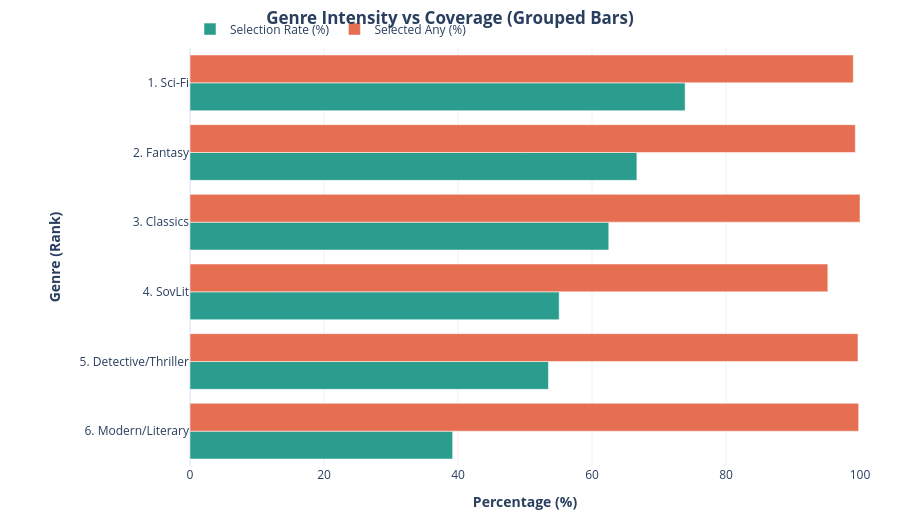

Source (notebook cell):
### Code cell
# Genre selection ranking (grouped horizontal bars for 2 metrics)
import plotly.graph_objects as go

plot_df = genre_selection_rates.copy()
plot_df = plot_df.dropna(subset=["selection_rate_pct", "selected_any_pct", "n_items", "genre", "rank"])
plot_df["rank"] = plot_df["rank"].astype(int)
plot_df["n_items"] = plot_df["n_items"].astype(int)
plot_df = plot_df.sort_values("selection_rate_pct", ascending=False).reset_index(drop=True)
plot_df["genre_label"] = plot_df["rank"].astype(str) + ". " + plot_df["genre"].astype(str)

common_customdata = plot_df[["genre", "n_items", "selection_rate_pct", "selected_any_pct"]].to_numpy()

fig_genre_grouped = go.Figure()

fig_genre_grouped.add_trace(
    go.Bar(
        x=plot_df["selection_rate_pct"],
        y=plot_df["genre_label"],
        orientation="h",
        name="Selection Rate (%)",
        marker=dict(color="#2a9d8f"),
        customdata=common_customdata,
        hovertemplate=(
            "<b>Genre:</b> %{customdata[0]}<br>"
            "<b>n items:</b> %{customdata[1]:.0f}<br>"
            "<b>Selection Rate:</b> %{customdata[2]:.1f}%<br>"
            "<b>Selected Any:</b> %{customdata[3]:.1f}%"
            "<extra></extra>"
        ),
    )
)

fig_genre_grouped.add_trace(
    go.Bar(
        x=plot_df["selected_any_pct"],
        y=plot_df["genre_label"],
        orientation="h",
        name="Selected Any (%)",
        marker=dict(color="#e76f51"),
        customdata=common_customdata,
        hovertemplate=(
            "<b>Genre:</b> %{customdata[0]}<br>"
            "<b>n items:</b> %{customdata[1]:.0f}<br>"
            "<b>Selection Rate:</b> %{customdata[2]:.1f}%<br>"
            "<b>Selected Any:</b> %{customdata[3]:.1f}%"
            "<extra></extra>"
        ),
    )
)

fig_genre_grouped.update_layout(
    title=dict(text="<b>Genre Intensity vs Coverage (Grouped Bars)</b>", x=0.5),
    template="plotly_white",
    barmode="group",
    height=520,
    margin=dict(t=48, r=40, b=40, l=190),
    legend=dict(x=0.0, y=1.08, orientation="h"),
)
fig_genre_grouped.update_xaxes(range=[0, 100], title=dict(text="<b>Percentage (%)</b>"))
fig_genre_grouped.update_yaxes(
    title=dict(text="<b>Genre (Rank)</b>"),
    categoryorder="array",
    categoryarray=plot_df["genre_label"].tolist()[::-1],
)

fig_genre_grouped.show()

### Figure 1 — Plotly figure (JSON) as saved in the notebook; plotly's stock layout.template omitted (floating-point values rounded to 4 significant figures)
{"data": [{"customdata": [["Sci-Fi", 5, 73.9, 99], ["Fantasy", 7, 66.7, 99.3], ["Classics", 30, 62.5, 100], ["SovLit", 14, 55.1, 95.2], ["Detective/Thriller", 10, 53.5, 99.7], ["Modern/Literary", 32, 39.2, 99.8]], "hovertemplate": "<b>Genre:</b> %{customdata[0]}<br><b>n items:</b> %{customdata[1]:.0f}<br><b>Selection Rate:</b> %{customdata[2]:.1f}%<br><b>Selected Any:</b> %{customdata[3]:.1f}%<extra></extra>", "marker": {"color": "#2a9d8f"}, "name": "Selection Rate (%)", "orientation": "h", "type": "bar", "x": [73.9, 66.7, 62.5, 55.1, 53.5, 39.2], "y": ["1. Sci-Fi", "2. Fantasy", "3. Classics", "4. SovLit", "5. Detective/Thriller", "6. Modern/Literary"]}, {"customdata": [["Sci-Fi", 5, 73.9, 99], ["Fantasy", 7, 66.7, 99.3], ["Classics", 30, 62.5, 100], ["SovLit", 14, 55.1, 95.2], ["Detective/Thriller", 10, 53.5, 99.7], ["Modern/Literary", 32, 39.2, 99.8]], "hovertemplate": "<b>Genre:</b> %{customdata[0]}<br><b>n items:</b> %{customdata[1]:.0f}<br><b>Selection Rate:</b> %{customdata[2]:.1f}%<br><b>Selected Any:</b> %{customdata[3]:.1f}%<extra></extra>", "marker": {"color": "#e76f51"}, "name": "Selected Any (%)", "orientation": "h", "type": "bar", "x": [99.0, 99.3, 100.0, 95.2, 99.7, 99.8], "y": ["1. Sci-Fi", "2. Fantasy", "3. Classics", "4. SovLit", "5. Detective/Thriller", "6. Modern/Literary"]}], "layout": {"barmode": "group", "height": 520, "legend": {"orientation": "h", "x": 0, "y": 1.08}, "margin": {"b": 40, "l": 190, "r": 40, "t": 48}, "title": {"text": "<b>Genre Intensity vs Coverage (Grouped Bars)</b>", "x": 0.5}, "xaxis": {"range": [0, 100], "title": {"text": "<b>Percentage (%)</b>"}}, "yaxis": {"categoryarray": ["6. Modern/Literary", "5. Detective/Thriller", "4. SovLit", "3. Classics", "2. Fantasy", "1. Sci-Fi"], "categoryorder": "array", "title": {"text": "<b>Genre (Rank)</b>"}}}}
